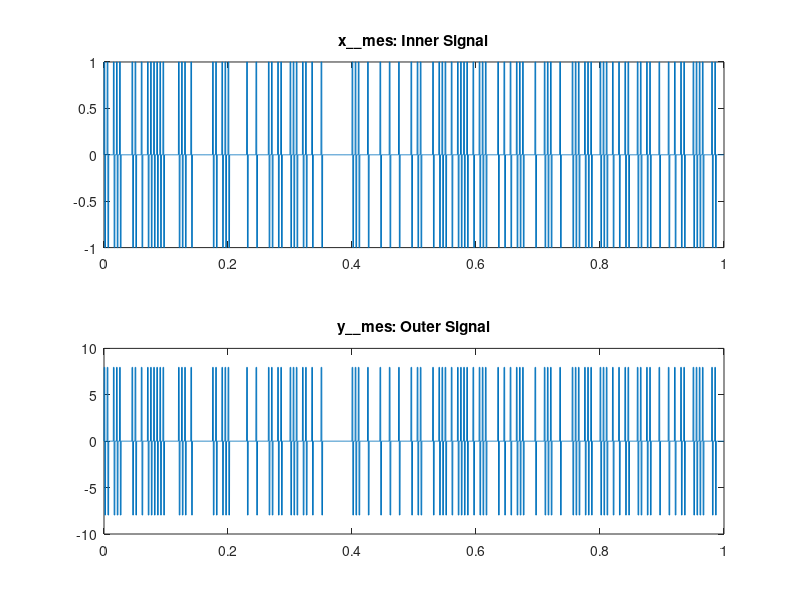
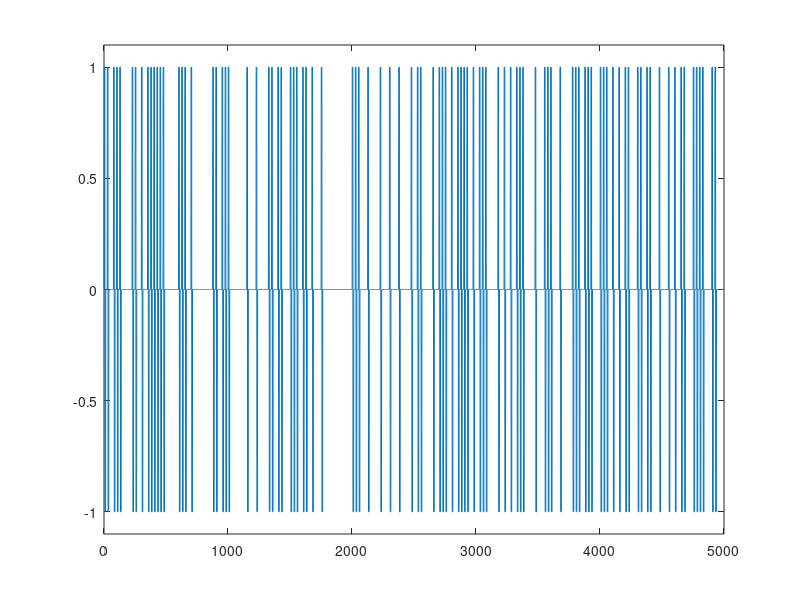
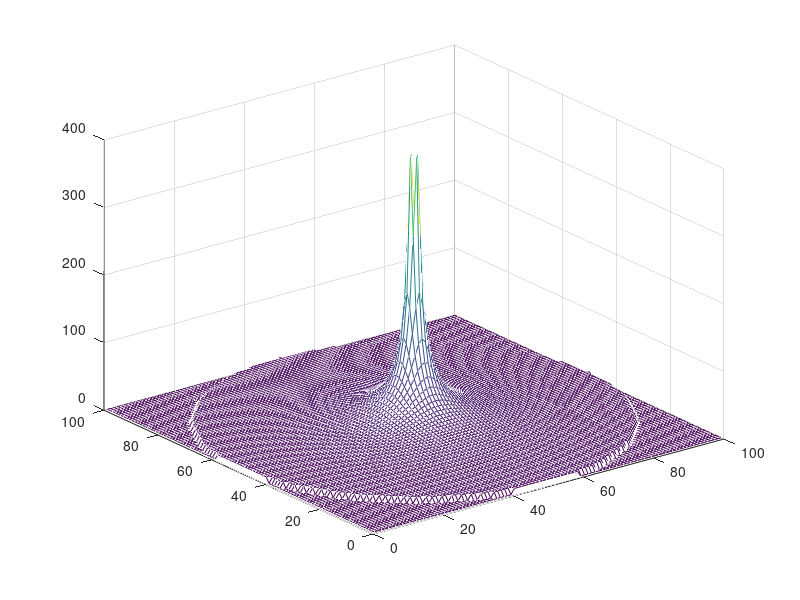

Recreate these plots in MATLAB, in order.

%**************************************************************************
%	EEG_Analysis.m, Created on 01/23/2024
%	Project – Deep EEG Analysis
%   Marshall University
%   Ben Taylor
%**************************************************************************

clc; clear; clf;

fs = 5000;                  % sampling frequency
Ts = 1/fs;                  % sampling interval
fm = 50;                    % frequency of interest
Tp = 1;
T_pulse = 0.005;            % pulse duration
f_pulse = 1/T_pulse;        % pulse frequency   
R0 = 0.1;                   % model's radius
sigma = 0.1;                % conductivity

g1_x = R0;
g1_y = R0;

Npt = fs*Tp;
N_pulse = T_pulse/Ts;
N_seg = floor(Npt/N_pulse);
Tm = (0:1:(Npt-1))/fs;

x_pulse = zeros(1,N_pulse);

x_mes = zeros(1,Npt);
y_mes = zeros(1,Npt);

% *************************************************************************
% 	Generate pulse
% *************************************************************************

for i=1:N_pulse
    dummy1 = sin(2*pi*f_pulse*Tm(i));
    dummy2 = cos(2*pi*f_pulse*Tm(i));
    if dummy1 <= 0.0
        x_pulse(i) = 0.0;
    elseif dummy2 < 0.0
        x_pulse(i) = -1.0;
    else
        x_pulse(i) = 1.0;
    end
end

% *************************************************************************
% 	Generate x_mes data
% *************************************************************************

flag = round(round(10*rand(1,N_seg))/10);

for i=1:N_seg
    for j=1:N_pulse
        x_mes((i-1)*N_pulse+j) = x_pulse(j)*flag(i);
    end
end

% *************************************************************************
% 	Filter Data
% *************************************************************************

for i=1:Npt
    y_mes(i) = (1/(4*pi*0.1))*(x_mes(i)/R0);
end
 
% *************************************************************************
% 	Mapping Generation
% *************************************************************************

Mpt =100;
v_map = zeros(Mpt,Mpt);
r = zeros(Mpt,Mpt);

x_map = (1:1:Mpt)*2*R0/Mpt;
y_map = (1:1:Mpt)*2*R0/Mpt;

for i=1:Mpt
    for j=1:Mpt
        r(i,j) = sqrt((x_map(j)-g1_x)^2+(y_map(i)-g1_y)^2);
        if r(i,j) <= R0
            v_map(i,j) = (1/(4*pi*sigma))/r(i,j);
        end
    end
end

% *************************************************************************
% 	Random Points Generation
% *************************************************************************

% Radius of 1cm circle
R1 = .01; 

%// running variable
t = linspace(0,2*pi,fs);

% generation of 1cm circle
x_1 = 0 + R1*sin(t);
y_1 = 0 + R1*cos(t);

% generation of 10cm circle
x_10 = 0 + R0*sin(t);
y_10 = 0 + R0*cos(t);


% generates random coordinates on edge of 10cm circle
edge = [];
n_edge = 10;  % number of random points on edge of circle
theta = rand(1,n_edge)*2*pi;
xp = R0*cos(theta)+0;
yp = R0*sin(theta)+0;
edge = [edge; xp ;yp];
edge = transpose(edge);

i2=0;
pts=[];
% generates 10 random coordinates within a 1cm circle
while i2<10
% Create a random point vector
    pt = [R1*2*(rand(fs,1)-.5) R1*2*(rand(fs,1)-.5)];
% Select the first pair that lies inside circle
    pt = pt(find(sqrt( pt(:,1).^2 + pt(:,2).^2 )<R1,1),:);
    pts = [pts; pt]
    i2 = i2+1;
end

% Distance between the random point and edge of circle
diff=pts-edge;
sq=diff.^2;
s=sum(sq,2);
dist=sqrt(s)

% *************************************************************************
% 	Plot data
% *************************************************************************

figure(1);
subplot(211);
plot(Tm,x_mes);
title('x__mes: Inner Signal');
subplot(212);
plot(Tm,y_mes);
title('y__mes: Outer Signal');

figure(2);
plot(x_mes);
ylim([-1.1 1.1])

figure(3);
mesh(v_map);

disp('program finished')